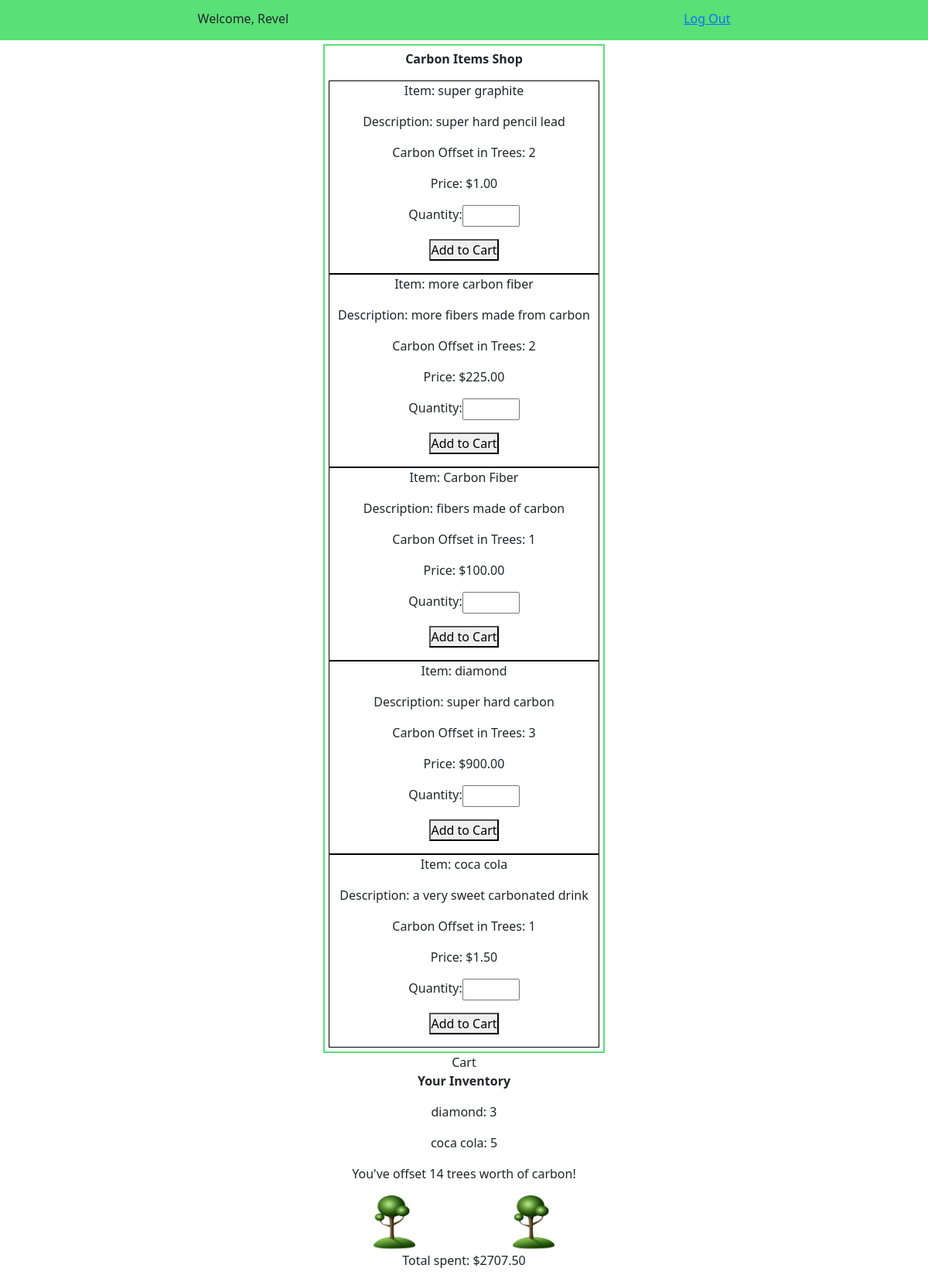
Before: /marketplace/ (signed in) with the older database file.
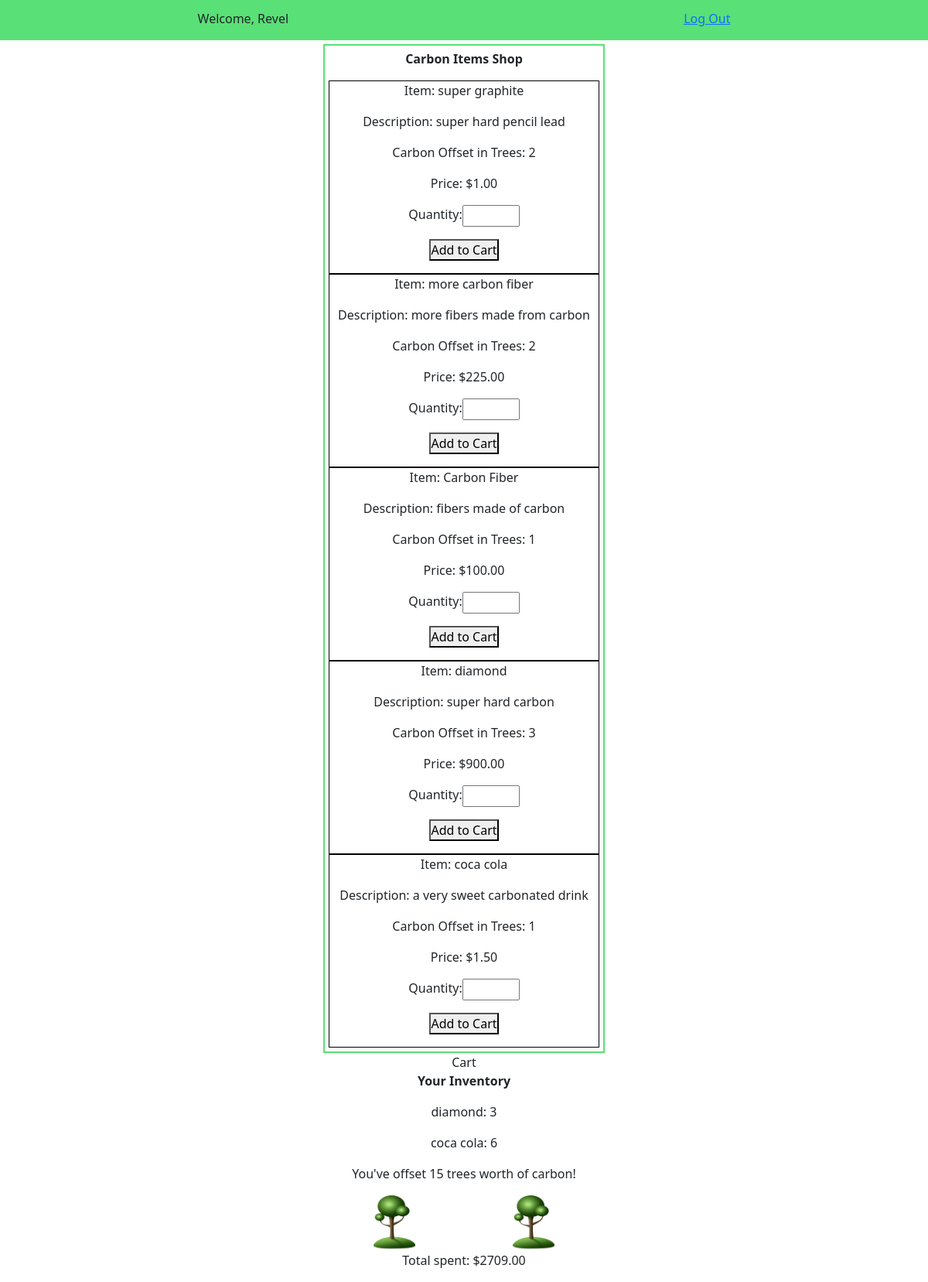
After: the same page with the newer database file.
### login_app/models.py (models this page shows, shortened)
class User(models.Model):
    first_name = models.CharField(max_length=255)
    last_name = models.CharField(max_length=255)
    email = models.EmailField(max_length=254)
    password = models.CharField(max_length=255)
    created_at = models.DateTimeField(auto_now_add=True)
    updated_at = models.DateTimeField(auto_now=True)
    objects = UserManager()

### marketplace/models.py (models this page shows, shortened)
class Item(models.Model):
    name = models.CharField(max_length=100)
    description = models.TextField()
    carbon_offset_in_trees = models.IntegerField()
    cost = models.DecimalField(max_digits=5, decimal_places=2)
    purchases = models.ManyToManyField('login_app.User', through="User_Item_Count")
    carts = models.ManyToManyField(Cart, through="Cart_Item_Count")
    created_at = models.DateTimeField(auto_now_add=True)
    updated_at = models.DateTimeField(auto_now=True)
    objects = ItemManager()

class User_Item_Count(models.Model):
    user = models.ForeignKey('login_app.User', on_delete=models.CASCADE)
    item = models.ForeignKey(Item, on_delete=models.CASCADE)
    orders = models.IntegerField()
    created_at = models.DateTimeField(auto_now_add=True)
    updated_at = models.DateTimeField(auto_now=True)

### login_app/views.py (the view)
# urls.py: path('', include('marketplace.urls')),
def marketplace(request):
    if 'user_id' in request.session:
        shop_items = apps.get_model('marketplace.Item').objects.all()
        if shop_items:
            user_items = apps.get_model('marketplace.User_Item_Count').objects.filter(user=User.objects.get(id=request.session['user_id']))
            if user_items:
                total_carbon_offset = 0
                total_cost = 0
                for item in user_items:
                    total_carbon_offset += item.item.carbon_offset_in_trees * item.orders
                    total_cost += item.item.cost * item.orders
                context = {
                    'items': reversed(shop_items),
                    'user': User.objects.get(id=request.session['user_id']),
                    'user_items': user_items,
                    'total_carbon_offset': total_carbon_offset,
                    'total_cost': total_cost
                }
                return render(request, 'marketplace.html', context)
            else:
                context = {
                    'items': reversed(shop_items),
                    'user': User.objects.get(id=request.session['user_id']),
                }
                return render(request, 'marketplace.html', context)
        else:
            context = {
                'user': User.objects.get(id=request.session['user_id'])
            }
            return render(request, 'marketplace.html', context)
    else:
        return redirect('index')

### marketplace/templates/marketplace.html (shortened to what this page needs)
<!DOCTYPE html>
<html>
	<head>
        {% load static %}
        <link rel="stylesheet" href="https://cdn.jsdelivr.net/npm/bootstrap@5.1.1/dist/css/bootstrap.css">
        <link rel="stylesheet" href="{% static 'style.css' %}">
    </head>
    <body>
        <div id="wrapper">
            <div id="topdiv">
                <p>Welcome, {{user.first_name}}</p>
                <a href="logout/">Log Out</a>
            </div>
            <div id="catalog">
                <p class="bold">Carbon Items Shop</p>
                {% for item in items %}
                    <div class="catalog_item">
                        <p>Item: {{item.name}}</p>
                        <p>Description: {{item.description}}</p>
                        <p>Carbon Offset in Trees: {{item.carbon_offset_in_trees}}</p>
                        <p>Price: ${{item.cost}}</p>
                        <div class="form">
                            <form action="buy-items/{{item.id}}/{{user.id}}/" method="post">
                                <p>
                                    <label>
                                        Quantity:
                                        <input name="purchase_quantity" type="number" min="1" max="3" step="1" required>
                                    </label>
                                </p>
                                <p><button type="submit">Add to Cart</button></p>
                            </form>
                        </div>
                    </div>
                {% endfor %}
            </div>
            <div id="cart">
                Cart
            </div>
            <div class="orders">
                <p class="bold">Your Inventory</p>
                {% for item in user_items %}
                    <p>{{item.item.name}}: {{item.orders}}</p>
                {% endfor %}
                {% if total_carbon_offset > 0 %}
                    <p>You've offset {{total_carbon_offset}} trees worth of carbon!</p>
                    <div id="tree_imgs">
                        <img src="{% static 'tree.png' %}">
                        {% if total_carbon_offset > 10 %}
                            <img src="{% static 'tree.png' %}">
                        {% endif %}
                    </div>
                {% endif %}
                <p>Total spent: ${{total_cost}}</p>
            </div>
        </div>
    </body>
</html>

### login_app/static/style.css (style rules this page uses)
* { margin: 0%; padding: 0%; box-sizing: border-box; }
#wrapper { display: flex; flex-flow: column; justify-content: space-around; align-items: center; }
.form { display: flex; flex-flow: column; align-items: center; text-align: center; }
label { width: 100%; display: flex; justify-content: space-between; }
#topdiv { display: flex; flex-flow: row; justify-content: space-around; width: 100%; padding-top: 1%; background-color: rgb(89, 224, 118); }
#catalog { text-align: center; border: 2px solid rgb(89, 224, 118); padding: 5px; margin-top: 5px; }
.bold { font-weight: bold; }
.catalog_item { border: 1px solid black; width: 350px; text-align: center; }
img { width: 15%; }
.orders { display: flex; align-items: center; justify-content: space-around; flex-flow: column; width: 30%; }
#tree_imgs { display: flex; flex-flow: row; align-items: center; justify-content: space-around; }

Changed rows visible on the page:
changed User_Item_Count "coca cola": orders "5" → "6"
Other visible differences:
{{ total_carbon_offset }}: "14" → "15"
{{ total_cost }}: "2707.50" → "2709.00"
